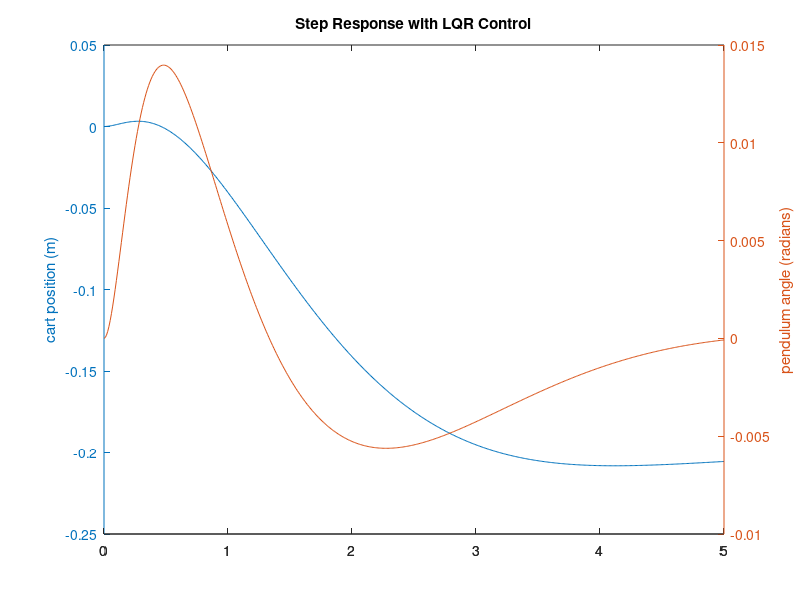

Here is the MATLAB script that generated this plot:
M = 0.5;
m = 0.2;
b = 0.1;
I = 0.006;
g = 9.8;
l = 0.3;

p = I*(M+m)+M*m*l^2; %denominator for the A and B matrices

A = [0      1              0           0;
     0 -(I+m*l^2)*b/p  (m^2*g*l^2)/p   0;
     0      0              0           1;
     0 -(m*l*b)/p       m*g*l*(M+m)/p  0];
B = [     0;
     (I+m*l^2)/p;
          0;
        m*l/p];
C = [1 0 0 0;
     0 0 1 0];
D = [0;
     0];

states = {'x' 'x_dot' 'phi' 'phi_dot'};
inputs = {'u'};
outputs = {'x'; 'phi'};

sys_ss = ss(A,B,C,D,'statename',states,'inputname',inputs,'outputname',outputs);

poles = eig(A)
%lqr part
Q = C'*C;
R = 1;
K = lqr(A,B,Q,R)

Ac = [(A-B*K)];
Bc = [B];
Cc = [C];
Dc = [D];

states = {'x' 'x_dot' 'phi' 'phi_dot'};
inputs = {'r'};
outputs = {'x'; 'phi'};

sys_cl = ss(Ac,Bc,Cc,Dc,'statename',states,'inputname',inputs,'outputname',outputs);

t = 0:0.01:5;
r =0.2*ones(size(t));
[y,t,x]=lsim(sys_cl,r,t);
[AX,H1,H2] = plotyy(t,y(:,1),t,y(:,2),'plot');
set(get(AX(1),'Ylabel'),'String','cart position (m)')
set(get(AX(2),'Ylabel'),'String','pendulum angle (radians)')
title('Step Response with LQR Control')